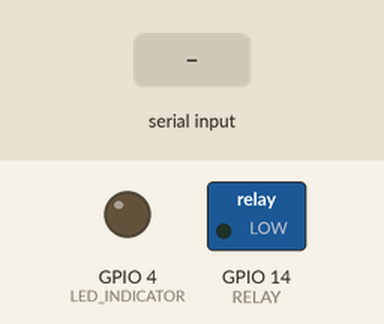
Simulated run of this sketch. Board: ESP32. Parts: switched loads named in the sketch (green lamp = pin HIGH), output pins drawn as LEDs (lit = HIGH). The inputs (shaded band) are chosen by the test bench. WiFi joins after 1.5 s; servers stay silent unless stated; uploads are accepted with an empty reply; the camera gives no picture; what the sketch prints to the serial monitor is not drawn.

Above: at 2.7 s.
2.8 s: "success:1\n" received over the second serial link
At 3.7 s:
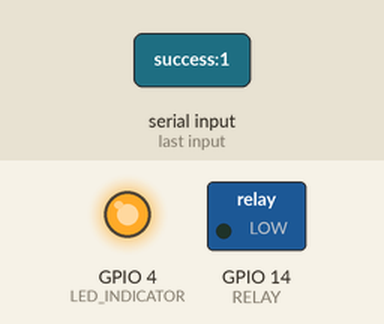
6.9 s: "90:45\n" received over the second serial link
At 8.4 s:
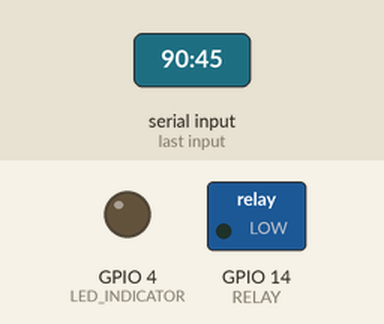
Timing chart, 0 to 9.9 s (numbered marks = the images above; inputs shaded):
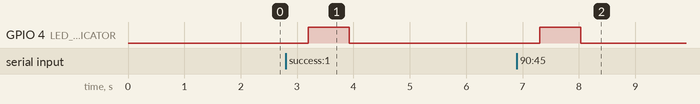

The sketch:

Final.ino
```cpp
#include <WiFi.h>
#include <HTTPClient.h>
#include <ArduinoJson.h>
#include "esp_camera.h"

// ==================== KONFIGURASI ====================
// WiFi
const char* ssid = "";
const char* password = "";
const char* serverUrl = "http://192.x.x.x:5000/absen"; //IP WIFI YANNGG TERSAMBUNGGGG

// UART: Arduino Nano TX ke ESP32-CAM RX (GPIO16)
HardwareSerial mySerial(1);

// LED indikator (opsional)
#define LED_INDICATOR 4
#define RELAY 14
// ==================== VARIABEL GLOBAL ====================
int fingerID = -1;
bool prosesBerjalan = false;  // ✅ Tambahkan ini!

// ==================== SETUP ====================
void setup() {
  Serial.begin(9600);
  pinMode(LED_INDICATOR, OUTPUT);
  pinMode(RELAY, OUTPUT);
  digitalWrite(LED_INDICATOR, LOW);
  digitalWrite(RELAY, 0);

  Serial.println("⏳ Menghubungkan ke WiFi...");
  WiFi.begin(ssid, password);
  while (WiFi.status() != WL_CONNECTED) {
    delay(500);
    Serial.print(".");
  }
  Serial.println("\n✅ Terhubung ke WiFi");

  initUART();
  Serial.println("📡 Mode: Menunggu ID fingerprint dari Arduino Nano");
}

// ==================== LOOP UTAMA ====================
void loop() {
  if (!prosesBerjalan && mySerial.available()) {
    String data = mySerial.readStringUntil('\n');
    data.trim();

    if (data.length() > 0) {
      Serial.println("📥 Data diterima dari Arduino Nano: " + data);

      // Ekstrak angka dari format "ID: 2"
      int delimiterIndex = data.indexOf(':');
      if (delimiterIndex != -1) {
        String angkaStr = data.substring(delimiterIndex + 1);
        angkaStr.trim();
        int id = angkaStr.toInt();

        if (id > 0) {
          fingerID = id;
          prosesBerjalan = true;
        }
      }
    }
  }

  if (prosesBerjalan) {
    mySerial.end();  // Stop UART agar kamera bisa pakai GPIO
    delay(100);

    if (setupCamera()) {
      int user_id = ambilIDWajahDariServer();
      esp_camera_deinit();

      Serial.println("Fingerprint ID: " + String(fingerID));
      Serial.println("User ID dari server: " + String(user_id));

      if (user_id == fingerID) {
        digitalWrite(RELAY, HIGH);
        delay(3000);
        digitalWrite(RELAY, LOW);
        delay(3000);
        Serial.println("✅ Akses DITERIMA, ID cocok!");

      } else {
        Serial.println("❌ Akses DITOLAK, ID tidak cocok.");
      }
    } else {
      Serial.println("❌ Kamera gagal diinisialisasi.");
    }

    // Reset ulang untuk sesi berikutnya
    fingerID = -1;
    prosesBerjalan = false;
    initUART();
    Serial.println("🔁 Kembali menunggu ID fingerprint...");
    digitalWrite(LED_INDICATOR, LOW);
  }
}

// ==================== INISIALISASI UART ====================
void initUART() {
  mySerial.begin(9600, SERIAL_8N1, 13, -1);  // RX = GPIO16 (TX Arduino Nano)
}

// ==================== SETUP KAMERA ====================
bool setupCamera() {
  camera_config_t config;
  config.ledc_channel = LEDC_CHANNEL_0;
  config.ledc_timer = LEDC_TIMER_0;
  config.pin_d0 = 5;
  config.pin_d1 = 18;
  config.pin_d2 = 19;
  config.pin_d3 = 21;
  config.pin_d4 = 36;
  config.pin_d5 = 39;
  config.pin_d6 = 34;
  config.pin_d7 = 35;
  config.pin_xclk = 0;
  config.pin_pclk = 22;
  config.pin_vsync = 25;
  config.pin_href = 23;
  config.pin_sscb_sda = 26;
  config.pin_sscb_scl = 27;
  config.pin_pwdn = 32;
  config.pin_reset = -1;
  config.xclk_freq_hz = 20000000;
  config.pixel_format = PIXFORMAT_JPEG;
  config.frame_size = FRAMESIZE_QVGA;
  config.jpeg_quality = 10;
  config.fb_count = 1;

  if (esp_camera_init(&config) == ESP_OK) {
    Serial.println("📷 Kamera aktif");
    return true;
  } else {
    Serial.println("❌ Kamera gagal inisialisasi");
    return false;
  }
}

// ==================== AMBIL ID WAJAH DARI SERVER ====================
int ambilIDWajahDariServer() {
  digitalWrite(LED_INDICATOR, HIGH);
  for (int i = 0; i < 3; i++) {
    camera_fb_t* flush = esp_camera_fb_get();
    if (flush) esp_camera_fb_return(flush);
    delay(50);
  }

  camera_fb_t* fb = esp_camera_fb_get();
  if (!fb) {
    Serial.println("❌ Gagal mengambil gambar.");
    return -1;
  }

  HTTPClient http;
  WiFiClient client;
  http.begin(client, serverUrl);
  http.addHeader("Content-Type", "image/jpeg");

  int httpResponseCode = http.POST(fb->buf, fb->len);
  esp_camera_fb_return(fb);

  if (httpResponseCode > 0) {
    String response = http.getString();
    Serial.println("📩 Respons server:\n" + response);

    DynamicJsonDocument doc(1024);
    DeserializationError error = deserializeJson(doc, response);
    if (!error && doc["status"] == "success") {
      int id = doc["user_id"];
      const char* nama = doc["nama"];
      Serial.println("👤 Nama terdeteksi: " + String(nama));
      http.end();
      return id;
    } else {
      Serial.println("❌ JSON parsing gagal atau status bukan 'success'");
    }
  } else {
    Serial.println("❌ Gagal kirim ke server. HTTP Code: " + String(httpResponseCode));
  }

  http.end();
  return -1;
}
```

Measured:
- after the input at 2.8 s, GPIO 4 (LED_INDICATOR): LOW → HIGH after 0.40 s, → LOW 0.73 s later
- after the input at 6.9 s, GPIO 4 (LED_INDICATOR): LOW → HIGH after 0.40 s, → LOW 0.73 s later
